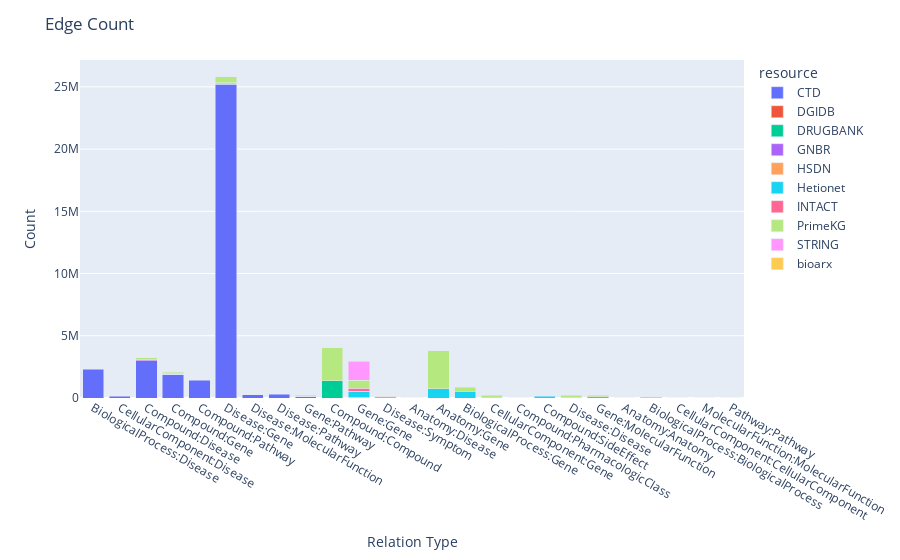

Here is the notebook cell this chart was saved with:
### Markdown cell above
### Chart 4: Number of relations for each relation type

### Code cell
chart4_data = edge_stat.groupby(["resource", "simple_relation_type"]).sum().reset_index()
fig4 = px.bar(
    chart4_data,
    x="simple_relation_type",
    y="relation_count",
    color="resource",
    barmode="stack",
)
fig4.update_layout(**gen_layout("Edge Count", "Relation Type", "Count", True))
fig4.show()

### Figure 1 — Plotly figure (JSON) as saved in the notebook; plotly's stock layout.template omitted (floating-point values rounded to 4 significant figures)
{"data": [{"alignmentgroup": "True", "hovertemplate": "resource=CTD<br>simple_relation_type=%{x}<br>relation_count=%{y}<extra></extra>", "legendgroup": "CTD", "marker": {"color": "#636efa", "pattern": {"shape": ""}}, "name": "CTD", "offsetgroup": "CTD", "orientation": "v", "showlegend": true, "textposition": "auto", "type": "bar", "x": ["BiologicalProcess:Disease", "CellularComponent:Disease", "Compound:Disease", "Compound:Gene", "Compound:Pathway", "Disease:Gene", "Disease:MolecularFunction", "Disease:Pathway", "Gene:Pathway"], "xaxis": "x", "y": [2322022, 146863, 2997732, 1902129, 1440442, 25222015, 254723, 284382, 131698], "yaxis": "y"}, {"alignmentgroup": "True", "hovertemplate": "resource=DGIDB<br>simple_relation_type=%{x}<br>relation_count=%{y}<extra></extra>", "legendgroup": "DGIDB", "marker": {"color": "#EF553B", "pattern": {"shape": ""}}, "name": "DGIDB", "offsetgroup": "DGIDB", "orientation": "v", "showlegend": true, "textposition": "auto", "type": "bar", "x": ["Compound:Gene"], "xaxis": "x", "y": [19071], "yaxis": "y"}, {"alignmentgroup": "True", "hovertemplate": "resource=DRUGBANK<br>simple_relation_type=%{x}<br>relation_count=%{y}<extra></extra>", "legendgroup": "DRUGBANK", "marker": {"color": "#00cc96", "pattern": {"shape": ""}}, "name": "DRUGBANK", "offsetgroup": "DRUGBANK", "orientation": "v", "showlegend": true, "textposition": "auto", "type": "bar", "x": ["Compound:Compound", "Compound:Disease", "Compound:Gene"], "xaxis": "x", "y": [1378439, 4474, 20038], "yaxis": "y"}, {"alignmentgroup": "True", "hovertemplate": "resource=GNBR<br>simple_relation_type=%{x}<br>relation_count=%{y}<extra></extra>", "legendgroup": "GNBR", "marker": {"color": "#ab63fa", "pattern": {"shape": ""}}, "name": "GNBR", "offsetgroup": "GNBR", "orientation": "v", "showlegend": true, "textposition": "auto", "type": "bar", "x": ["Compound:Disease", "Compound:Gene", "Disease:Gene", "Gene:Gene"], "xaxis": "x", "y": [66438, 46573, 81217, 55282], "yaxis": "y"}, {"alignmentgroup": "True", "hovertemplate": "resource=HSDN<br>simple_relation_type=%{x}<br>relation_count=%{y}<extra></extra>", "legendgroup": "HSDN", "marker": {"color": "#FFA15A", "pattern": {"shape": ""}}, "name": "HSDN", "offsetgroup": "HSDN", "orientation": "v", "showlegend": true, "textposition": "auto", "type": "bar", "x": ["Disease:Symptom"], "xaxis": "x", "y": [130857], "yaxis": "y"}, {"alignmentgroup": "True", "hovertemplate": "resource=Hetionet<br>simple_relation_type=%{x}<br>relation_count=%{y}<extra></extra>", "legendgroup": "Hetionet", "marker": {"color": "#19d3f3", "pattern": {"shape": ""}}, "name": "Hetionet", "offsetgroup": "Hetionet", "orientation": "v", "showlegend": true, "textposition": "auto", "type": "bar", "x": ["Anatomy:Disease", "Anatomy:Gene", "BiologicalProcess:Gene", "CellularComponent:Gene", "Compound:Compound", "Compound:Disease", "Compound:Gene", "Compound:PharmacologicClass", "Compound:SideEffect", "Disease:Disease", "Disease:Gene", "Disease:Symptom", "Gene:Gene", "Gene:MolecularFunction", "Gene:Pathway"], "xaxis": "x", "y": [3602, 726156, 559453, 73564, 6486, 1145, 51428, 1029, 138944, 543, 27936, 3357, 474415, 97208, 12572], "yaxis": "y"}, {"alignmentgroup": "True", "hovertemplate": "resource=INTACT<br>simple_relation_type=%{x}<br>relation_count=%{y}<extra></extra>", "legendgroup": "INTACT", "marker": {"color": "#FF6692", "pattern": {"shape": ""}}, "name": "INTACT", "offsetgroup": "INTACT", "orientation": "v", "showlegend": true, "textposition": "auto", "type": "bar", "x": ["Compound:Gene", "Gene:Gene"], "xaxis": "x", "y": [1307, 254297], "yaxis": "y"}, {"alignmentgroup": "True", "hovertemplate": "resource=PrimeKG<br>simple_relation_type=%{x}<br>relation_count=%{y}<extra></extra>", "legendgroup": "PrimeKG", "marker": {"color": "#B6E880", "pattern": {"shape": ""}}, "name": "PrimeKG", "offsetgroup": "PrimeKG", "orientation": "v", "showlegend": true, "textposition": "auto", "type": "bar", "x": ["Anatomy:Anatomy", "Anatomy:Gene", "BiologicalProcess:BiologicalProcess", "BiologicalProcess:Gene", "CellularComponent:CellularComponent", "CellularComponent:Gene", "Compound:Compound", "Compound:Disease", "Compound:Gene", "Disease:Disease", "Disease:Gene", "Gene:Gene", "Gene:MolecularFunction", "Gene:Pathway", "MolecularFunction:MolecularFunction", "Pathway:Pathway"], "xaxis": "x", "y": [28064, 3075728, 105144, 288924, 9636, 156646, 2672628, 165560, 51306, 229168, 466406, 642130, 137762, 85014, 26956, 5060], "yaxis": "y"}, {"alignmentgroup": "True", "hovertemplate": "resource=STRING<br>simple_relation_type=%{x}<br>relation_count=%{y}<extra></extra>", "legendgroup": "STRING", "marker": {"color": "#FF97FF", "pattern": {"shape": ""}}, "name": "STRING", "offsetgroup": "STRING", "orientation": "v", "showlegend": true, "textposition": "auto", "type": "bar", "x": ["Gene:Gene"], "xaxis": "x", "y": [1496684], "yaxis": "y"}, {"alignmentgroup": "True", "hovertemplate": "resource=bioarx<br>simple_relation_type=%{x}<br>relation_count=%{y}<extra></extra>", "legendgroup": "bioarx", "marker": {"color": "#FECB52", "pattern": {"shape": ""}}, "name": "bioarx", "offsetgroup": "bioarx", "orientation": "v", "showlegend": true, "textposition": "auto", "type": "bar", "x": ["Compound:Gene", "Gene:Gene"], "xaxis": "x", "y": [18949, 57932], "yaxis": "y"}], "layout": {"barmode": "stack", "legend": {"title": {"text": "resource"}, "tracegroupgap": 0}, "margin": {"t": 60}, "showlegend": true, "title": {"text": "Edge Count"}, "xaxis": {"anchor": "y", "domain": [0, 1], "title": {"text": "Relation Type"}}, "yaxis": {"anchor": "x", "domain": [0, 1], "title": {"text": "Count"}}}}
